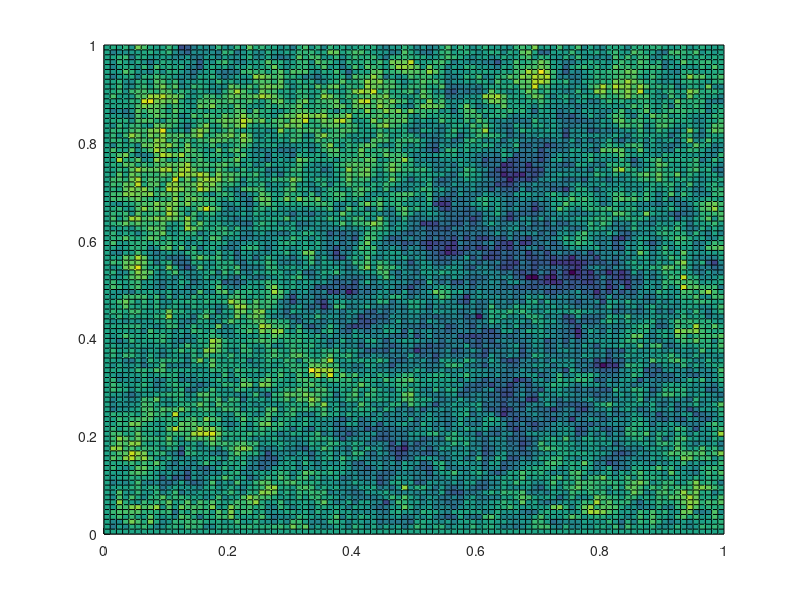
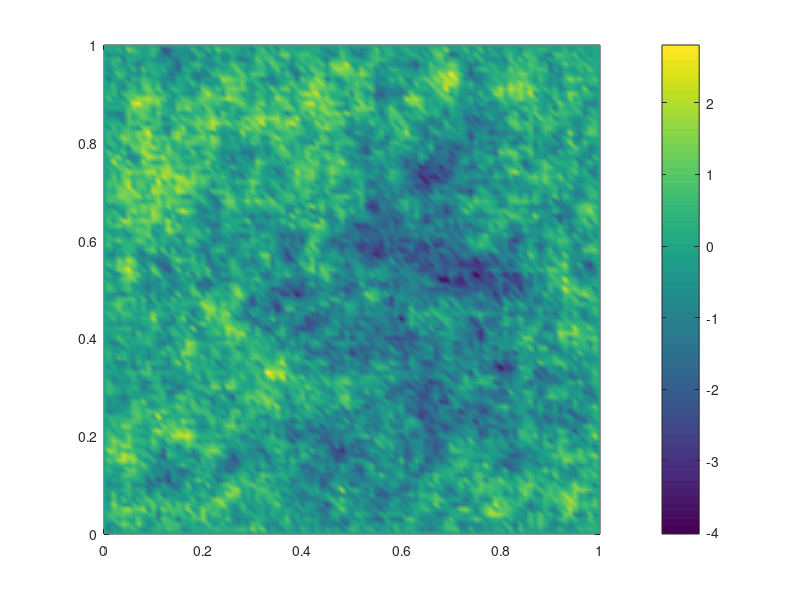

These figures' MATLAB source, in order:
% This code is written in Octave which is a free version of Matlab. 
% All syntax are the same as in Matlab
% create DGFF on {0,1,2,...,n} x {0,1,2,...,n}
% with zeros boundary condition.
% and save it in a file
n = 100;
Z = randn(n+1);

for x=1:n-1
  for y = 1:n-1
  %normalize with sqrt of eigenvalues.
    Z(x+1,y+1)=Z(x+1,y+1)/n/sqrt((sin(x*pi/(2*n)))^2+ (sin(y*pi/(2*n)))^2);
  end
end

h = zeros(n+1);

X = 0:1:n;
J = 0:1:n;

A = sin(pi/n * J'*X);
h = A *  Z * A;
fprintf("Max of DGFF: %f\n",max(max((h))));
fprintf("Min of DGFF: %f\n",min(min((h))));
fprintf("Theoretical max sqrt(2/pi)*log(n)-3/8*sqrt(2/pi)*log(log(n)): %f\n", ...
sqrt(2/pi)*log(n)-3/8*sqrt(2/pi)*log(log(n)));
% 1/2 smaller from Ding, Peres's paper because of normalization 


figure;

X = 0:1:n;
surf(X/n,X/n,h);
az = 0;
el = 90;
view(az, el);

figure;
pcolor(X/n,X/n,h)
shading interp
colorbar